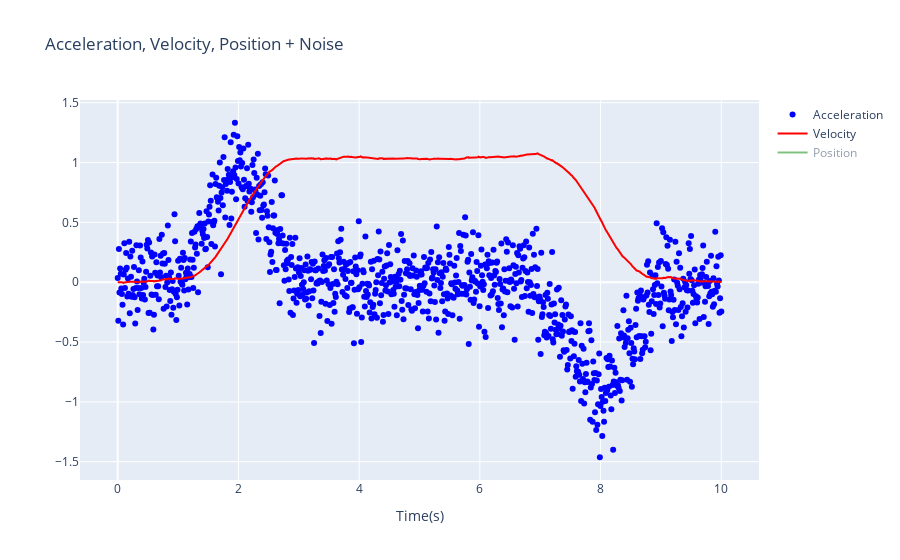

Here is the notebook cell this chart was saved with:
### Code cell
fig_data_noise = go.Figure()
# Update layout if desired
fig_data_noise.update_layout(
    title="Acceleration, Velocity, Position + Noise",
    xaxis_title="Time(s)",
    yaxis_title=""
)
# Add the acceleration trace
fig_data_noise.add_trace(go.Scatter(x=df_data_noise['x'], y=df_data_noise['a'], mode='markers', name='Acceleration', line=dict(color='blue')))
# Add the velocity trace
fig_data_noise.add_trace(go.Scatter(x=df_data_noise['x'], y=df_data_noise['v'], mode='lines', name='Velocity', line=dict(color='red')))
# Add the position trace
fig_data_noise.add_trace(go.Scatter(x=df_data_noise['x'], y=df_data_noise['s'], mode='lines', name='Position', line=dict(color='green')))

fig_data_noise.show()

### Figure 1 — Plotly figure (JSON) as saved in the notebook; plotly's stock layout.template omitted (floating-point values rounded to 4 significant figures; data arrays with more than 128 entries replaced by an {"elided": "..."} marker saying what was removed)
{"data": [{"line": {"color": "blue"}, "mode": "markers", "name": "Acceleration", "type": "scatter", "x": {"elided": "1000 float values"}, "y": {"elided": "1000 float values"}}, {"line": {"color": "red"}, "mode": "lines", "name": "Velocity", "type": "scatter", "x": {"elided": "1000 float values"}, "y": {"elided": "1000 float values"}}, {"line": {"color": "green"}, "mode": "lines", "name": "Position", "type": "scatter", "visible": "legendonly", "x": {"elided": "1000 float values"}, "y": {"elided": "1000 float values"}}], "layout": {"autosize": true, "title": {"text": "Acceleration, Velocity, Position + Noise"}, "xaxis": {"autorange": true, "range": [-0.5841, 10.58], "title": {"text": "Time(s)"}, "type": "linear"}, "yaxis": {"autorange": true, "range": [-1.693, 1.563], "title": {"text": ""}, "type": "linear"}}}
